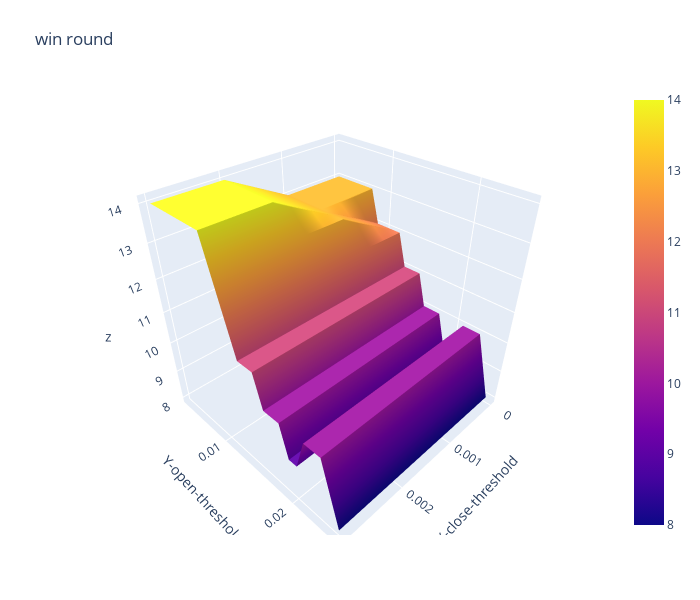

The notebook cell this image was saved under:
### Code cell
import plotly.graph_objects as go

x_data = df_win_round.columns.to_list() # close threshold

y_data = df_win_round.index.to_list() # open threshold

z_data = df_win_round.copy(deep=True) # win rate

fig = go.Figure(data=[go.Surface(z=z_data.values,x=x_data,y=y_data)])

fig.update_layout(title="win round", # 标题
                  autosize=False,  # 尺度自动缩放
                  width=700,  # 长宽
                  height=600,
                  margin=dict(l=65,r=50,b=65,t=90),  # 4个位置的距离
                  scene=dict(xaxis_title='X-close-threshold',yaxis_title='Y-open-threshold')
                 )

fig.show()

### Figure 1 — Plotly figure (JSON) as saved in the notebook; plotly's stock layout.template omitted (floating-point values rounded to 4 significant figures)
{"data": [{"type": "surface", "x": [0, 0.001, 0.002, 0.003], "y": [0.0031, 0.0032, 0.0035, 0.004, 0.005, 0.006, 0.007, 0.008, 0.009, 0.01, 0.011, 0.012, 0.013, 0.014, 0.015, 0.016, 0.017, 0.018, 0.019, 0.02, 0.021, 0.022, 0.023, 0.024, 0.025], "z": [[13, 13, 14, 14], [13, 13, 14, 14], [13, 13, 14, 14], [13, 13, 14, 14], [13, 13, 14, 14], [13, 13, 14, 14], [13, 13, 14, 14], [13, 13, 14, 14], [12, 13, 14, 14], [12, 13, 14, 14], [12, 13, 13, 13], [12, 12, 12, 12], [11, 11, 11, 11], [11, 11, 11, 11], [11, 11, 11, 11], [10, 10, 10, 10], [10, 10, 10, 10], [10, 10, 10, 10], [9, 9, 9, 9], [9, 9, 9, 9], [10, 10, 10, 10], [10, 10, 10, 10], [10, 10, 10, 10], [9, 9, 9, 9], [8, 8, 8, 8]]}], "layout": {"autosize": false, "height": 600, "margin": {"b": 65, "l": 65, "r": 50, "t": 90}, "scene": {"xaxis": {"title": {"text": "X-close-threshold"}}, "yaxis": {"title": {"text": "Y-open-threshold"}}}, "title": {"text": "win round"}, "width": 700}}
